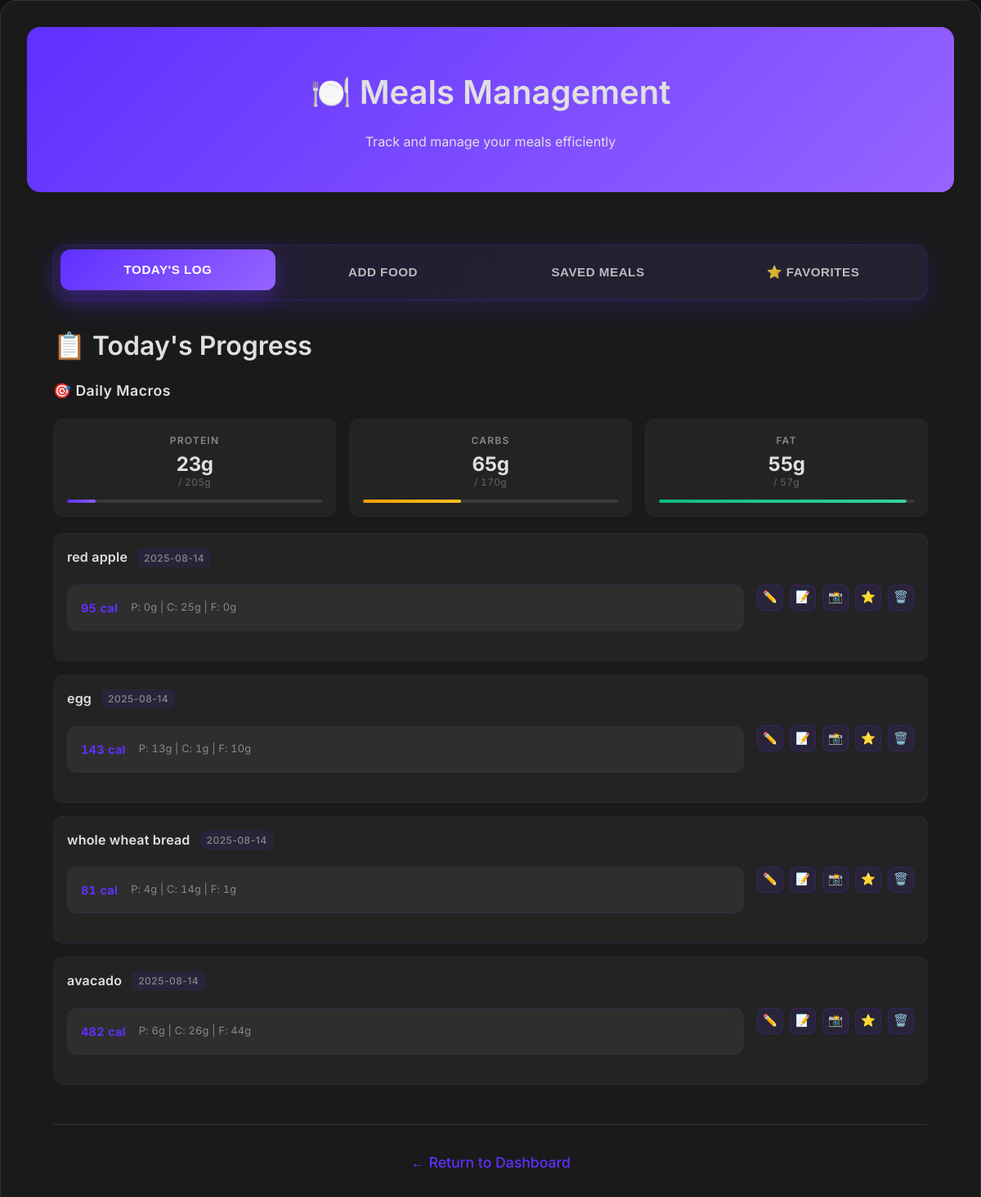
Page /meals (signed in) on the committed database.
### tables this page shows
CREATE TABLE goals (
            id INTEGER PRIMARY KEY AUTOINCREMENT,
            user_id INTEGER,
            weight_goal REAL,
            calorie_goal INTEGER, protein_goal REAL, carbs_goal REAL, fat_goal REAL,
            FOREIGN KEY (user_id) REFERENCES users(id)
        );

CREATE TABLE meals (
            id INTEGER PRIMARY KEY AUTOINCREMENT,
            user_id INTEGER,
            meal_name TEXT,
            calories REAL,
            protein REAL,
            fat REAL,
            carbs REAL,
            date TEXT, quantity REAL, unit TEXT, meal_session_id TEXT,
            FOREIGN KEY (user_id) REFERENCES users(id)
        );

### cedhealth_app.py (the view, shortened to what this page needs)
@app.route('/meals', methods=['GET', 'POST'])
def meals():
    if 'user_id' not in session:
        return redirect(url_for('login'))
    nutrition_data = None
    error_message = None
    analyze_results = []
    total_nutrition = {'calories': 0, 'protein': 0, 'fat': 0, 'carbs': 0, 'fiber': 0}
    date_filter = request.args.get('date')
    if not date_filter:
        date_filter = datetime.now().date().isoformat()
    user_id = session['user_id']
    conn = sqlite3.connect('cedhealth.db')
    c = conn.cursor()
    c.execute('''
        SELECT m.*, mn.notes, mn.mood, mn.hunger_level, mp.photo_filename
        FROM meals m
        LEFT JOIN meal_notes mn ON m.id = mn.meal_id
        LEFT JOIN meal_photos mp ON m.id = mp.meal_id
        WHERE m.user_id = ? AND m.date = ?
        ORDER BY m.id DESC
    ''', (user_id, date_filter))
    meals_by_user = c.fetchall()
    c.execute('''
        SELECT * FROM favorite_meals
        WHERE user_id = ?
        ORDER BY last_used DESC
        LIMIT 10
    ''', (user_id,))
    favorite_meals_data = c.fetchall()
    c.execute('SELECT SUM(protein), SUM(carbs), SUM(fat) FROM meals WHERE user_id = ? AND date = ?',
              (user_id, date_filter))
    macro_totals = c.fetchone()
    c.execute('SELECT protein_goal, carbs_goal, fat_goal FROM goals WHERE user_id = ?', (user_id,))
    macro_goals = c.fetchone()
    c.execute('''
        SELECT sm.id, sm.meal_name, sm.created_date,
               SUM(smi.calories) as total_calories,
               SUM(smi.protein) as total_protein,
               SUM(smi.fat) as total_fat,
               SUM(smi.carbs) as total_carbs
        FROM saved_meals sm
        LEFT JOIN saved_meal_items smi ON sm.id = smi.saved_meal_id
        WHERE sm.user_id = ?
        GROUP BY sm.id, sm.meal_name, sm.created_date
        ORDER BY sm.created_date DESC
    ''', (user_id,))
    saved_meals_data = c.fetchall()
    conn.close()
    return render_template('meals.html',
                           meals=meals_by_user,
                           selected_date=date_filter,
                           nutrition_data=nutrition_data,
                           error_message=error_message,
                           macro_totals=macro_totals,
                           macro_goals=macro_goals,
                           current_date=datetime.now().date().isoformat(),
                           saved_meals=saved_meals_data,
                           analyze_results=analyze_results,
                           total_nutrition=total_nutrition,
                           favorite_meals=favorite_meals_data)

### templates/meals.html (shortened to what this page needs)
<!DOCTYPE html>
<html lang="en">
<head>
    <link rel="stylesheet" href="/static/style.css">
</head>
<body>
    <div class="container">
        <div class="header">
            <h1>🍽️ Meals Management</h1>
            <p>Track and manage your meals efficiently</p>
        </div>
        <div class="content">
            <div class="meal-tabs">
                <button class="meal-tab active" onclick="switchTab('today-log')">Today's Log</button>
                <button class="meal-tab" onclick="switchTab('add-food')">Add Food</button>
                <button class="meal-tab" onclick="switchTab('saved-meals')">Saved Meals</button>
                <button class="meal-tab" onclick="window.location.href='/favorites'">⭐ Favorites</button>
            </div>
            <div id="today-log" class="tab-content active">
                <div class="section-card">
                    <h2>📋 Today's Progress</h2>
                    <div class="macros-overview">
                        <h3>🎯 Daily Macros</h3>
                        <div class="macros-grid">
                            <div class="macro-card protein">
                                <div class="macro-title">Protein</div>
                                <div class="macro-value">{{ "%.0f"|format(macro_totals[0] or 0) }}g</div>
                                <div class="macro-goal">/ {{ "%.0f"|format(macro_goals[0] or 0) }}g</div>
                                <div class="macro-bar">
                                    <div class="macro-fill" style="width: {{ ((macro_totals[0] or 0) / (macro_goals[0] or 1) * 100) if macro_goals and macro_goals[0] else 0 }}%"></div>
                                </div>
                            </div>
                            <div class="macro-card carbs">
                                <div class="macro-title">Carbs</div>
                                <div class="macro-value">{{ "%.0f"|format(macro_totals[1] or 0) }}g</div>
                                <div class="macro-goal">/ {{ "%.0f"|format(macro_goals[1] or 0) }}g</div>
                                <div class="macro-bar">
                                    <div class="macro-fill" style="width: {{ ((macro_totals[1] or 0) / (macro_goals[1] or 1) * 100) if macro_goals and macro_goals[1] else 0 }}%"></div>
                                </div>
                            </div>
                            <div class="macro-card fat">
                                <div class="macro-title">Fat</div>
                                <div class="macro-value">{{ "%.0f"|format(macro_totals[2] or 0) }}g</div>
                                <div class="macro-goal">/ {{ "%.0f"|format(macro_goals[2] or 0) }}g</div>
                                <div class="macro-bar">
                                    <div class="macro-fill" style="width: {{ ((macro_totals[2] or 0) / (macro_goals[2] or 1) * 100) if macro_goals and macro_goals[2] else 0 }}%"></div>
                                </div>
                            </div>
                        </div>
                    </div>
                    {% if meals %}
                        <div class="meals-list">
                            {% for meal in meals %}
                                <div class="simple-meal-card">
                                    <div class="meal-main-info">
                                        <div class="meal-name-time">
                                            <h4>{{ meal[2] }}</h4>
                                            <span class="time">{{ meal[7] }}</span>
                                        </div>
                                        <div class="nutrition-summary">
                                            <span class="calories">{{ "%.0f"|format(meal[3]) }} cal</span>
                                            <span class="macros">P: {{ "%.0f"|format(meal[4]) }}g | C: {{ "%.0f"|format(meal[6]) }}g | F: {{ "%.0f"|format(meal[5]) }}g</span>
                                        </div>
                                    </div>
                                    <div class="meal-quick-actions">
                                        <button onclick="editMeal({{ meal[0] }}, '{{ meal[2] }}', {{ meal[3] }}, {{ meal[4] }}, {{ meal[5] }}, {{ meal[6] }})" class="action-btn edit">✏️</button>
                                        <button onclick="addMealNote({{ meal[0] }}, '{{ meal[8] or '' }}', '{{ meal[9] or '' }}', {{ meal[10] or 5 }})" class="action-btn notes">📝</button>
                                        {% if not meal[11] %}
                                            <button onclick="uploadPhoto({{ meal[0] }})" class="action-btn photo">📸</button>
                                        {% endif %}
                                        <form method="POST" action="{{ url_for('add_to_favorites') }}" style="display: inline;">
                                            <button type="submit" class="action-btn favorite">⭐</button>
                                        </form>
                                        <form method="POST" action="{{ url_for('delete_meal', meal_id=meal[0]) }}" style="display: inline;">
                                            <button type="submit" class="action-btn delete" onclick="return confirm('Delete this meal?')">🗑️</button>
                                        </form>
                                    </div>
                                </div>
                            {% endfor %}
                        </div>
                    {% else %}
                        <div class="empty-state">
                            <div class="empty-icon">🍽️</div>
                            <h3>No meals logged today</h3>
                            <p>Start tracking your meals to see your progress</p>
                        </div>
                    {% endif %}
                </div>
            </div>
            <div class="back-link">
                <a href="/dashboard">← Return to Dashboard</a>
            </div>
        </div>
    </div>
</body>
</html>

### static/style.css (style rules this page uses)
* { margin: 0; padding: 0; box-sizing: border-box; }
:root { --primary-bg: #121212; --secondary-bg: #1A1A1A; --tertiary-bg: #2A2A2A; --card-bg: #1A1A1A; --accent-color: #5f30ff; --accent-gradient: linear-gradient(135deg, #5f30ff 0%, #9664ff 100%); --accent-hover: #7c3aed; --text-primary: #e0e0e0; --text-secondary: #B8B8B8; --text-muted: #888888; --border-color: #333333; --shadow-light: rgba(95, 48, 255, 0.1); --shadow-medium: rgba(0, 0, 0, 0.3); --shadow-heavy: rgba(0, 0, 0, 0.5); --radius-sm: 8px; --radius-md: 12px; --radius-lg: 16px; --radius-xl: 20px; --space-xs: 0.5rem; --space-sm: 0.75rem; --space-md: 1rem; --space-lg: 1.5rem; --space-xl: 2rem; --space-2xl: 3rem; }
body { font-family: 'Inter', 'Poppins', -apple-system, BlinkMacSystemFont, 'Segoe UI', Roboto, sans-serif; line-height: 1.6; color: var(--text-primary); background-color: var(--primary-bg); min-height: 100vh; font-weight: 400; }
h1, h2, h3, h4, h5, h6 { font-weight: 600; margin-bottom: var(--space-md); color: var(--text-primary); font-family: 'Inter', sans-serif; }
h1 { font-size: 2.5rem; }
h2 { font-size: 2rem; }
h3 { font-size: 1.5rem; }
h4 { font-size: 1.25rem; }
p, span, div, label, li, td, th { color: var(--text-primary); font-family: 'Inter', sans-serif; }
a { color: var(--accent-color); text-decoration: none; transition: color 0.3s ease; }
.container { max-width: 1200px; margin: 0 auto; padding: var(--space-xl); background: var(--card-bg); border-radius: var(--radius-xl); box-shadow: 0 8px 32px var(--shadow-medium); border: 1px solid var(--border-color); }
.header, .page-header { background: var(--accent-gradient); color: white; padding: var(--space-2xl) var(--space-xl); text-align: center; border-radius: var(--radius-lg); margin-bottom: var(--space-xl); position: relative; }
.back-link { text-align: center; margin-top: var(--space-2xl); padding-top: var(--space-xl); border-top: 1px solid var(--border-color); }
.back-link a { color: var(--accent-color); text-decoration: none; font-weight: 500; transition: color 0.3s ease; font-size: 1.1rem; }
.content { padding: var(--space-xl); }

### rows in the picture
goals: protein_goal "205", carbs_goal "170", fat_goal "57"
meals: meal_name "red apple", date "2025-08-14", calories "95", protein "0", carbs "25", fat "0"
meals: meal_name "egg", date "2025-08-14", calories "143", protein "13", carbs "1", fat "10"
meals: meal_name "whole wheat bread", date "2025-08-14", calories "81", protein "4", carbs "14", fat "1"
meals: meal_name "avacado", date "2025-08-14", calories "482", protein "6", carbs "26", fat "44"

### other values in the picture
{{ "%.0f"|format(macro_totals[0] or 0) }} "23"
{{ "%.0f"|format(macro_totals[1] or 0) }} "65"
{{ "%.0f"|format(macro_totals[2] or 0) }} "55"
